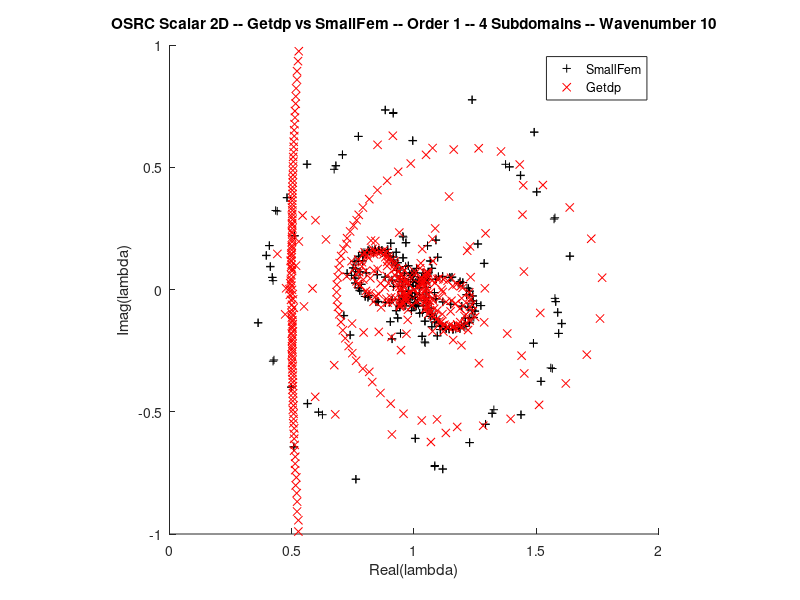

Here is the MATLAB script that generated this plot:
clear all;
close all;

lAsf = dlmread('lOsrcSf.csv');
lAgp = dlmread('lOsrcGp.csv');

figure;
hold on;
plot(real(lAsf), imag(lAsf), 'k+');
plot(real(lAgp), imag(lAgp), 'rx');
hold off;

title('OSRC Scalar 2D -- Getdp vs SmallFem -- Order 1 -- 4 Subdomains -- Wavenumber 10')
xlabel('Real(lambda)');
ylabel('Imag(lambda)');
legend({'SmallFem', 'Getdp'});

xlim([ 0  2]);
ylim([-1 +1]);

axis square;
print('scalOSRCGetdpSmallfem2d.png');
